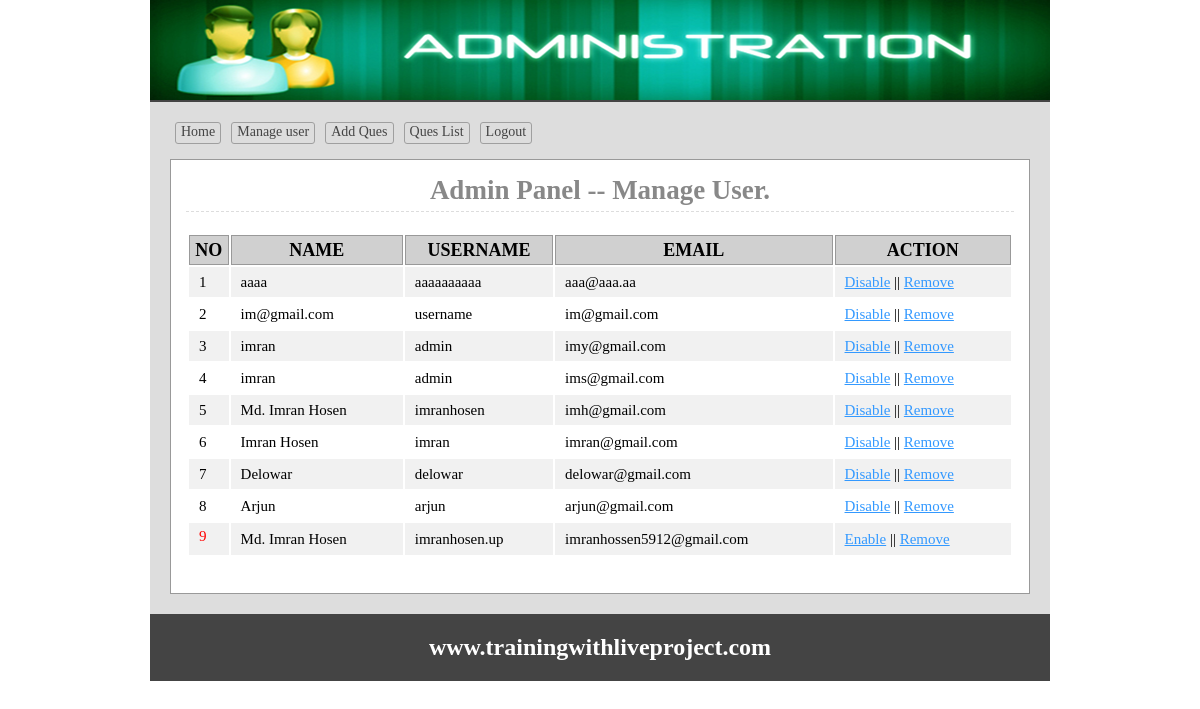
The app's page /admin/users.php (signed in) with its own data.
### tables this page shows
CREATE TABLE `tbl_user` (
  `userId` int(11) NOT NULL,
  `name` varchar(50) NOT NULL,
  `userName` varchar(32) NOT NULL,
  `password` varchar(100) NOT NULL,
  `email` varchar(32) NOT NULL,
  `status` int(11) NOT NULL DEFAULT '0'
);

### lib/Database.php (called while the page is built, shortened)
<?php
Class Database{
	public $host   = DB_HOST;
	public $user   = DB_USER;
	public $pass   = DB_PASS;
	public $dbname = DB_NAME;
	public $link;
	private function connectDB(){
	$this->link = new mysqli($this->host, $this->user, $this->pass, $this->dbname);
 }
	public function select($query){
		$result = $this->link->query($query) or die($this->link->error.__LINE__);
		if($result->num_rows > 0){
			return $result;
		} else {
			return false;
		}
	}
}

### classes/User.php (called while the page is built, shortened)
<?php
$filepath = realpath(dirname(__FILE__));
include_once ($filepath.'/../lib/Database.php');
class User{
	private $db;
	public function __construct(){
		$this->db = new Database();
	}
      public function getUserData(){
        $query  = "SELECT * FROM tbl_user ORDER BY userId DESC";
        $result = $this->db->select($query);
        return $result;
      }
 }

### admin/users.php (the view, shortened to what this page needs)
<?php
    $filepath = realpath(dirname(__FILE__));
	include_once ($filepath.'/inc/header.php');
	include_once ($filepath.'/../classes/User.php');
	$user = new User();
?>
<div class="main">
	<h1 align="center">Admin Panel -- Manage User.</h1>
  <div class="manageuser">
  	 <table class="tblone">
  	 	<tr>
  	 		<th>NO</th>
  	 		<th>NAME</th>
  	 		<th>USERNAME</th>
  	 		<th>EMAIL</th>
  	 		<th>ACTION</th>
  	 	</tr>
  	 	<?php
          $userData = $user->getUserData();
          if ($userData) {
          	$i = 0;
          	while ($result = $userData->fetch_assoc()) {
          	$i++;
  	 	?>
  	 	<tr>
  	 		<td><?php
  	 		if ($result['status'] == '1') {
  	 			echo "<span class='error'>".$i."</span>";
  	 		}else{
  	 			echo $i;
  	 		}
  	 		  ?></td>
  	 		<td><?php echo $result['name']; ?></td>
  	 		<td><?php echo $result['userName']; ?></td>
  	 		<td><?php echo $result['email']; ?></td>
  	 		<td>
  	 			<?php if ($result['status'] == '0') { ?>
                   	<a onclick="return confirm('Are you sure to Disable.')" href="?dis=<?php echo $result['userId']; ?>">Disable</a>
                 <?php } else{ ?>
                      <a onclick="return confirm('Are you sure to Enable.')" href="?ena=<?php echo $result['userId']; ?>">Enable</a>
  	 			<?php } ?>
  	 		  || <a onclick="return confirm('Are you sure to Delete.')" href="?del=<?php echo $result['userId']; ?>">Remove</a>
  	 		</td>
  	 	</tr>
  	 	<?php } } ?>
  	 </table>
  </div>
</div>
<?php include 'inc/footer.php'; ?>

### admin/css/admin.css (style rules this page uses)
* { margin:0;padding:0;outline:none }
body { font-family:verdana }
.error { color: red; display: block; padding-bottom: 5px; }
.tblone { width:100%;border:1px solid #fff;margin:20px 0 }
.tblone td { font-size: 15px; padding: 5px 10px; }
table.tblone th { background-color: #d0d0d0; border: 1px solid #999; }
table.tblone tr:nth-child(2n+1) { background:#fff;height:30px; }
table.tblone tr:nth-child(2n) { background:#f1f1f1;height:30px; }
.tblone td a { color:#3399FF; }
.main { background: #fff none repeat scroll 0 0; border: 1px solid #999; margin-top: 10px; min-height: 368px; padding: 15px; width: 828px; }
.main h1 { border-bottom: 1px dashed #ddd; color: #888; margin: 0 0 5px; padding-bottom: 5px; }

### records on screen
tbl_user: name "aaaa", userName "aaaaaaaaaa", email "aaa@aaa.aa"
tbl_user: name "im@gmail.com", userName "username", email "im@gmail.com"
tbl_user: name "imran", userName "admin", email "imy@gmail.com"
tbl_user: name "imran", userName "admin", email "ims@gmail.com"
tbl_user: name "Md. Imran Hosen", userName "imranhosen", email "imh@gmail.com"
tbl_user: name "Imran Hosen", userName "imran", email "imran@gmail.com"
tbl_user: name "Delowar", userName "delowar", email "delowar@gmail.com"
tbl_user: name "Arjun", userName "arjun", email "arjun@gmail.com"
tbl_user: name "Md. Imran Hosen", userName "imranhosen.up", email "imranhossen5912@gmail.com"
